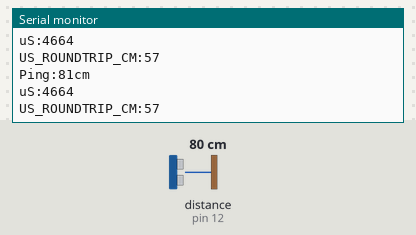
Recording of a sketch running on a simulated Arduino Uno, built with avr-gcc and run on an emulated ATmega328P. Shown: the last lines printed to the serial monitor. The inputs (shaded band) are chosen by the test bench; at power-on: distance to the obstacle (sensor on pin 12) 80 cm. The echo pulse lasts 58.3 µs per cm.

Above: at 1.2 s.
1.3 s: distance to the obstacle (sensor on pin 12) set to 2 cm
At 2.3 s:
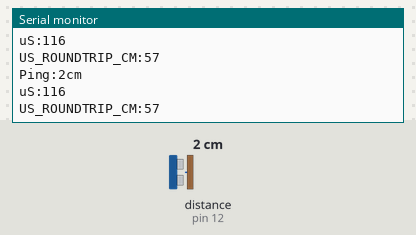
4.3 s: distance to the obstacle (sensor on pin 12) set to 9 cm
At 5.0 s:
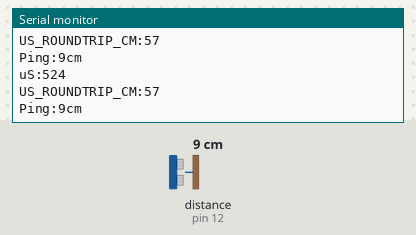
7.3 s: distance to the obstacle (sensor on pin 12) set to 60 cm
At 7.9 s:
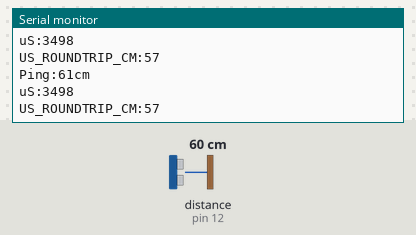
10.3 s: distance to the obstacle (sensor on pin 12) set to 4 cm
At 11.4 s:
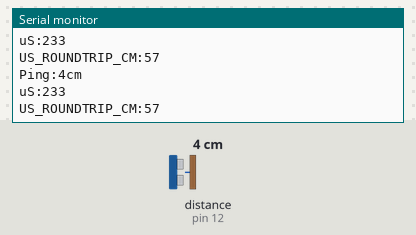
13.3 s: distance to the obstacle (sensor on pin 12) set to 35 cm
At 14.0 s:
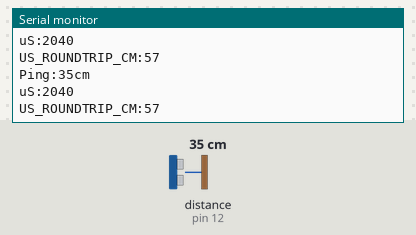
Timing chart, 0 to 16.3 s (numbered marks = the images above; inputs shaded):
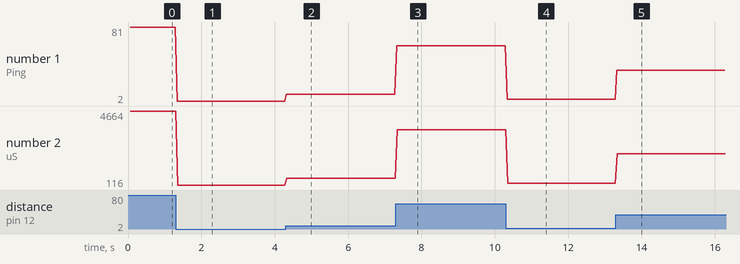

Measured:
- after the input at 1.3 s, the serial monitor: prints a new line at once (image 1)
- after the input at 4.3 s, the serial monitor: prints a new line at once (image 2)
- after the input at 7.3 s, the serial monitor: prints a new line at once (image 3)
- after the input at 10.3 s, the serial monitor: prints a new line at once (image 4)
- after the input at 13.3 s, the serial monitor: prints a new line at once (image 5)
- plotted number 1: 81 → 2 after the input at 1.3 s, 2 → 9 after the input at 4.3 s, 9 → 61 after the input at 7.3 s, 61 → 4 after the input at 10.3 s, 4 → 35 after the input at 13.3 s
- plotted number 2: 4664 → 116 after the input at 1.3 s, 116 → 524 after the input at 4.3 s, 524 → 3498 after the input at 7.3 s, 3498 → 233 after the input at 10.3 s, 233 → 2040 after the input at 13.3 s

The sketch:

7_ultrasonic_buggy.ino
```cpp
/*
Ultrasonic Line follower
*/

#include<NewPing.h>
#define TRIGGER_PIN 13
#define ECHO_PIN 12
#define MAX_DISTANCE 200
NewPing sonar(TRIGGER_PIN,ECHO_PIN,MAX_DISTANCE);
void setup() {
  Serial.begin(9600);
}

void loop() {
  delay(50);
  unsigned int uS = sonar.ping();
  pinMode(ECHO_PIN,OUTPUT);
  digitalWrite(ECHO_PIN,0);
  pinMode(ECHO_PIN,INPUT);

  Serial.print("Ping:");
  Serial.print(uS/US_ROUNDTRIP_CM);
  Serial.println("cm");
  Serial.print("uS:");
  Serial.println(uS);
  Serial.print("US_ROUNDTRIP_CM:");
  Serial.println(US_ROUNDTRIP_CM);
}
```
